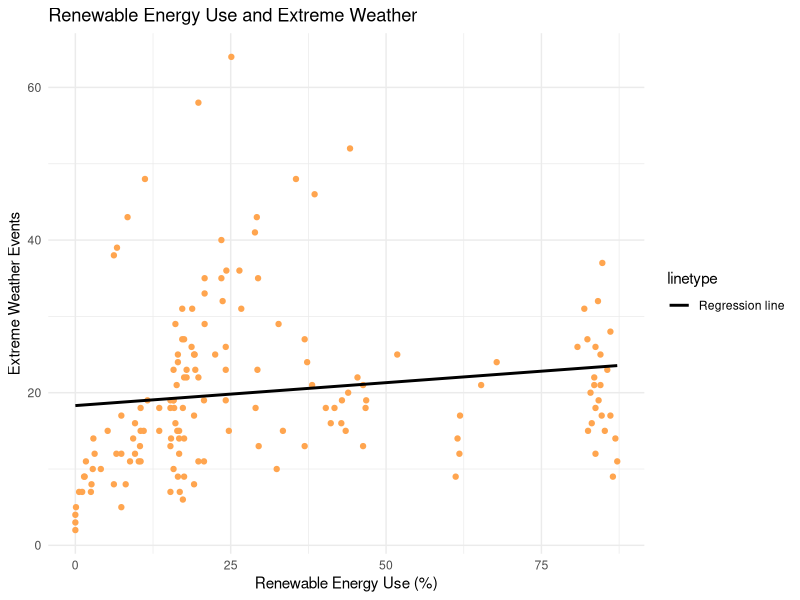
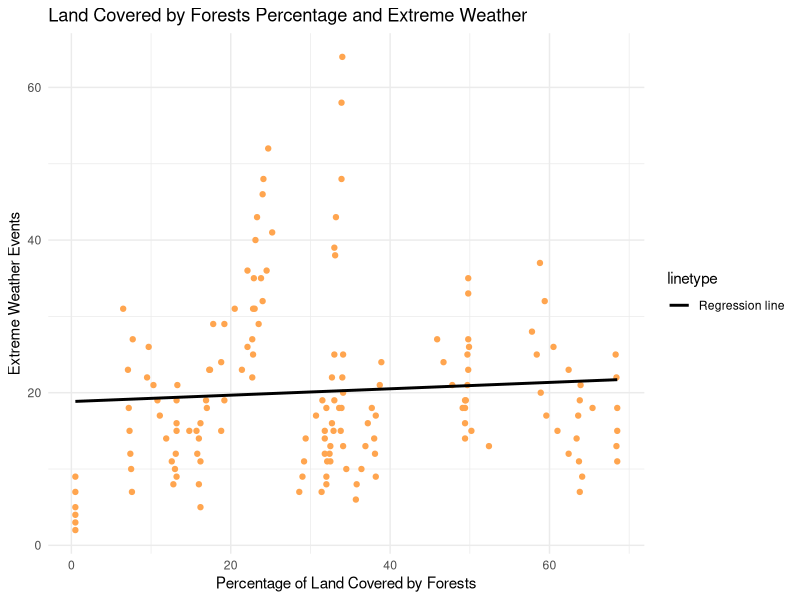

These charts were generated, in order, by the following R code:
## ---- chunk 1
library(here)
library(tidyverse)
## ---- chunk 2
df <- read_csv(here('data', 'update_temperature.csv'))
## ---- chunk 3
df |>
  ggplot(aes(x = Renewable_Energy_pct, y = Extreme_Weather_Events)) +
  geom_point(color = "tan1") +
  geom_smooth(aes(linetype = "Regression line"), method = "lm", se = FALSE, color = "black") +
  labs(
    title = "Renewable Energy Use and Extreme Weather",
    x = "Renewable Energy Use (%)",
    y = "Extreme Weather Events"
  ) +
  theme_minimal()
## ---- chunk 4
df |>
  ggplot(aes(x = Forest_Area_pct, y = Extreme_Weather_Events)) +
  geom_point(color = "tan1") +
  geom_smooth(aes(linetype = "Regression line"), method = "lm", se = FALSE, color = "black") +
  labs(
    title = "Land Covered by Forests Percentage and Extreme Weather",
    x = "Percentage of Land Covered by Forests",
    y = "Extreme Weather Events"
  ) +
  theme_minimal()
